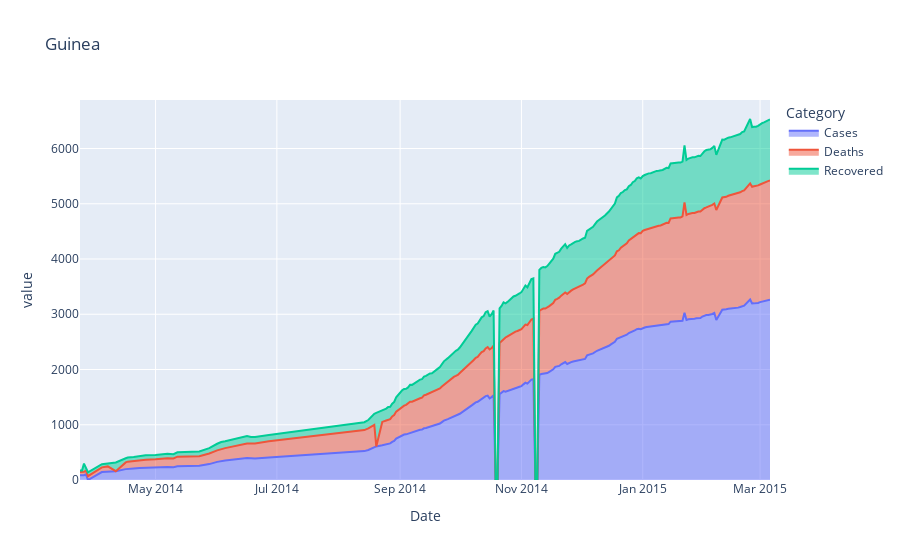

Notebook source saved alongside this figure:
### Code cell
# Guinea

df_Guinea= df_1[df_1['Country']=='Guinea']
df_Guinea= df_Guinea.groupby('Date')['Cases', 'Deaths', 'Recovered'].sum()
df_Guinea= df_Guinea.reset_index()

df_Guinea['Cases']=df_Guinea['Cases'].abs()
df_Guinea['Recovered']=df_Guinea['Recovered'].abs()
df_Guinea['Deaths']=df_Guinea['Deaths'].abs()

#--------------


fig=px.area(df_Guinea.melt(id_vars='Date',value_vars=['Cases', 'Deaths', 'Recovered']),x='Date',y='value',color='Category',title='Guinea')
fig.show()

### Figure 1 — Plotly figure (JSON) as saved in the notebook; plotly's stock layout.template omitted (floating-point values rounded to 4 significant figures; data arrays with more than 128 entries replaced by an {"elided": "..."} marker saying what was removed)
{"data": [{"hoverlabel": {"namelength": 0}, "hovertemplate": "Category=Cases<br>Date=%{x}<br>value=%{y}", "legendgroup": "Cases", "line": {"color": "#636efa"}, "mode": "lines", "name": "Cases", "orientation": "v", "showlegend": true, "stackgroup": "1", "type": "scatter", "x": {"elided": "202 str values"}, "xaxis": "x", "y": {"elided": "202 float values"}, "yaxis": "y"}, {"hoverlabel": {"namelength": 0}, "hovertemplate": "Category=Deaths<br>Date=%{x}<br>value=%{y}", "legendgroup": "Deaths", "line": {"color": "#EF553B"}, "mode": "lines", "name": "Deaths", "orientation": "v", "showlegend": true, "stackgroup": "1", "type": "scatter", "x": {"elided": "202 str values"}, "xaxis": "x", "y": {"elided": "202 int values"}, "yaxis": "y"}, {"hoverlabel": {"namelength": 0}, "hovertemplate": "Category=Recovered<br>Date=%{x}<br>value=%{y}", "legendgroup": "Recovered", "line": {"color": "#00cc96"}, "mode": "lines", "name": "Recovered", "orientation": "v", "showlegend": true, "stackgroup": "1", "type": "scatter", "x": {"elided": "202 str values"}, "xaxis": "x", "y": {"elided": "202 float values"}, "yaxis": "y"}], "layout": {"legend": {"title": {"text": "Category"}, "tracegroupgap": 0}, "title": {"text": "Guinea"}, "xaxis": {"anchor": "y", "domain": [0, 1], "title": {"text": "Date"}}, "yaxis": {"anchor": "x", "domain": [0, 1], "title": {"text": "value"}}}}
